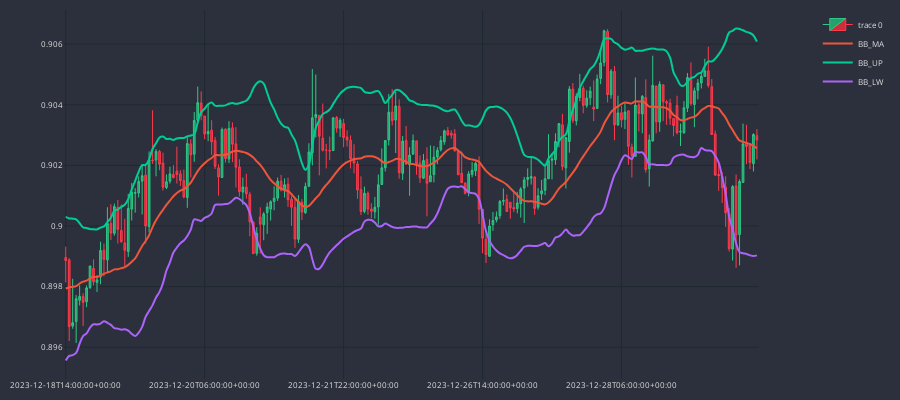

Notebook source saved alongside this figure:
### Code cell
cp = CandlePlot(df_an[-200:], candles=True)
cp.show_plot(line_traces=['BB_MA', 'BB_UP', 'BB_LW'])

### Figure 1 — Plotly figure (JSON) as saved in the notebook; plotly's stock layout.template omitted (floating-point values rounded to 4 significant figures; data arrays with more than 128 entries replaced by an {"elided": "..."} marker saying what was removed)
{"data": [{"close": {"elided": "200 float values"}, "decreasing": {"fillcolor": "#CC2E3C", "line": {"color": "#FF3A4C"}}, "high": {"elided": "200 float values"}, "increasing": {"fillcolor": "#24A06B", "line": {"color": "#2EC886"}}, "line": {"width": 1}, "low": {"elided": "200 float values"}, "opacity": 1, "open": {"elided": "200 float values"}, "type": "candlestick", "x": {"elided": "200 str values"}}, {"line": {"shape": "spline", "width": 2}, "name": "BB_MA", "type": "scatter", "x": {"elided": "200 str values"}, "xaxis": "x", "y": {"elided": "200 float values"}, "yaxis": "y"}, {"line": {"shape": "spline", "width": 2}, "name": "BB_UP", "type": "scatter", "x": {"elided": "200 str values"}, "xaxis": "x", "y": {"elided": "200 float values"}, "yaxis": "y"}, {"line": {"shape": "spline", "width": 2}, "name": "BB_LW", "type": "scatter", "x": {"elided": "200 str values"}, "xaxis": "x", "y": {"elided": "200 float values"}, "yaxis": "y"}], "layout": {"font": {"color": "#e1e1e1", "size": 8}, "height": 400, "margin": {"b": 10, "l": 10, "r": 10, "t": 10}, "paper_bgcolor": "#2c303c", "plot_bgcolor": "#2c303c", "width": 900, "xaxis": {"anchor": "y", "domain": [0, 0.94], "gridcolor": "#1f292f", "nticks": 5, "rangeslider": {"visible": false}, "type": "category"}, "yaxis": {"anchor": "x", "domain": [0, 1], "gridcolor": "#1f292f"}, "yaxis2": {"anchor": "x", "gridcolor": "#1f292f", "overlaying": "y", "side": "right"}}}
